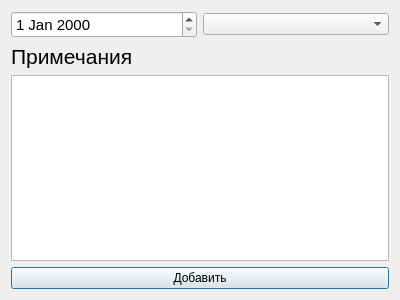
<?xml version="1.0" encoding="UTF-8"?>
<ui version="4.0">
 <class>Dialog</class>
 <widget class="QDialog" name="Dialog">
  <property name="geometry">
   <rect>
    <x>0</x>
    <y>0</y>
    <width>400</width>
    <height>300</height>
   </rect>
  </property>
  <property name="minimumSize">
   <size>
    <width>400</width>
    <height>300</height>
   </size>
  </property>
  <property name="maximumSize">
   <size>
    <width>400</width>
    <height>300</height>
   </size>
  </property>
  <property name="windowTitle">
   <string>Посещение</string>
  </property>
  <layout class="QGridLayout" name="gridLayout">
   <item row="0" column="0">
    <widget class="QDateEdit" name="date">
     <property name="font">
      <font>
       <pointsize>11</pointsize>
      </font>
     </property>
     <property name="focusPolicy">
      <enum>Qt::ClickFocus</enum>
     </property>
    </widget>
   </item>
   <item row="0" column="1">
    <widget class="QComboBox" name="paints"/>
   </item>
   <item row="2" column="0" colspan="2">
    <widget class="QTextEdit" name="text">
     <property name="font">
      <font>
       <pointsize>12</pointsize>
      </font>
     </property>
     <property name="focusPolicy">
      <enum>Qt::ClickFocus</enum>
     </property>
    </widget>
   </item>
   <item row="3" column="0" colspan="2">
    <widget class="QPushButton" name="add_btn">
     <property name="text">
      <string>Добавить</string>
     </property>
    </widget>
   </item>
   <item row="1" column="0" colspan="2">
    <widget class="QLabel" name="label">
     <property name="font">
      <font>
       <pointsize>16</pointsize>
      </font>
     </property>
     <property name="text">
      <string>Примечания</string>
     </property>
    </widget>
   </item>
  </layout>
 </widget>
 <resources/>
 <connections/>
</ui>
